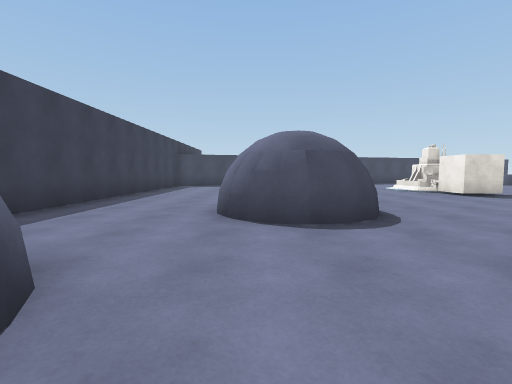
view 1 (above)

24 first-person views from a walk through a 3-D level made in the Unity game engine. The camera is 1.2 m above the floor, tilts 4° down and sees 85° across. The floor is counted in squares, 2 m on a side. Each view is taken from the middle of a square. On the plan, view 1 faces up. The plan holds only what a view shows up to about 9 squares ahead; the rest is blank. The place goes on beyond the plan. Surface patterns are stand-ins for the level's own textures.

view 2
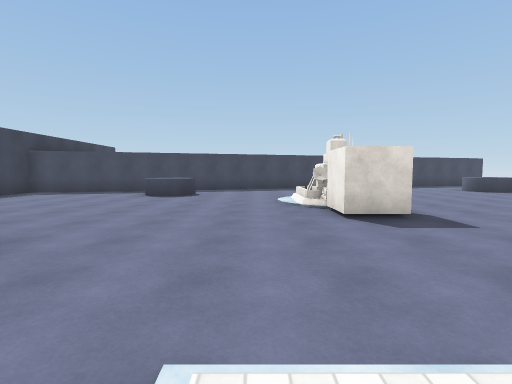

view 3
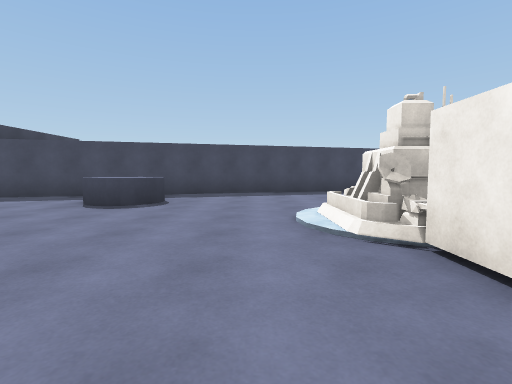

view 4
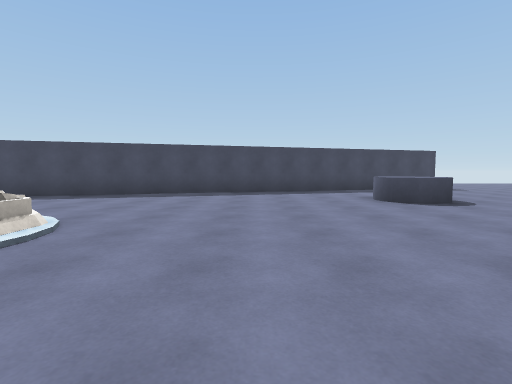

view 5
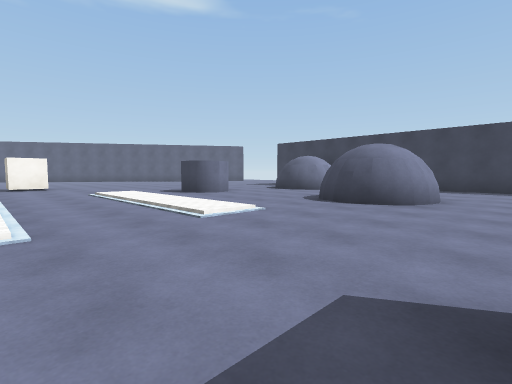

view 6
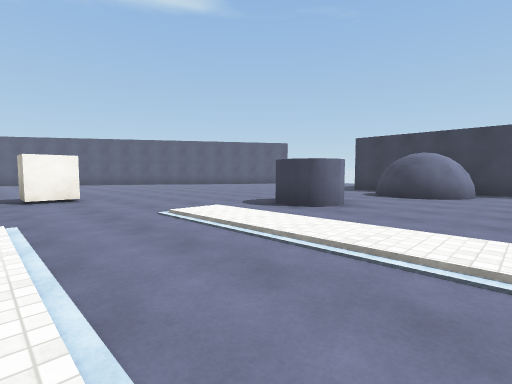

view 7
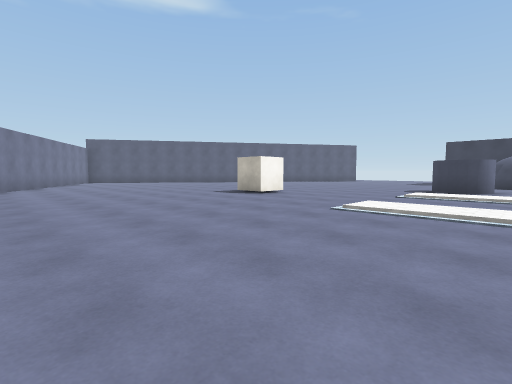

view 8
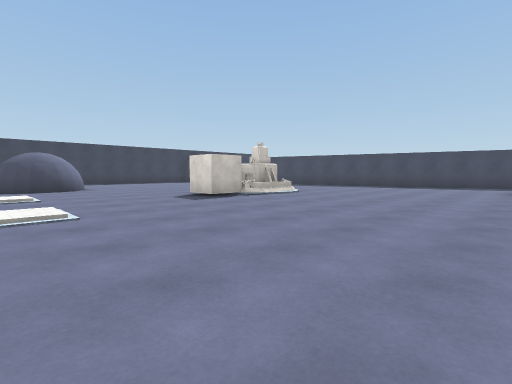

view 9
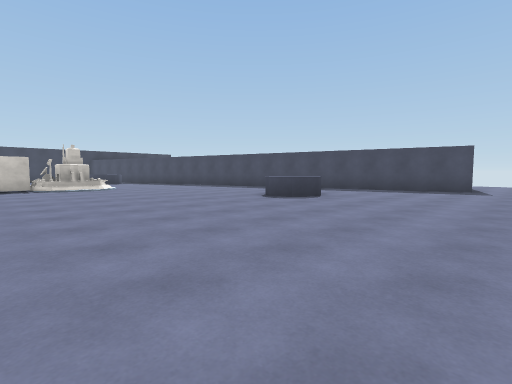

view 10
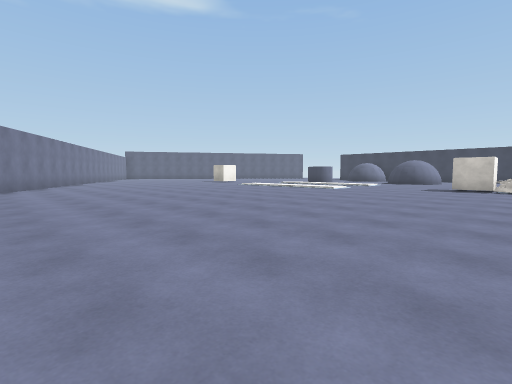

view 11
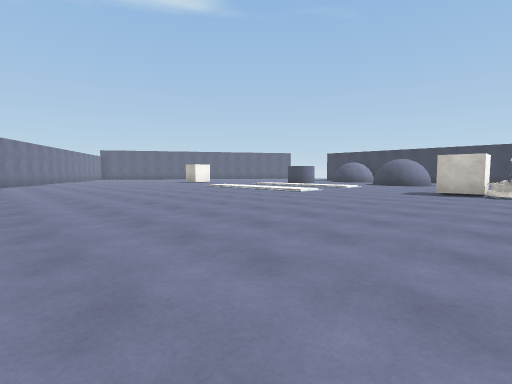

view 12
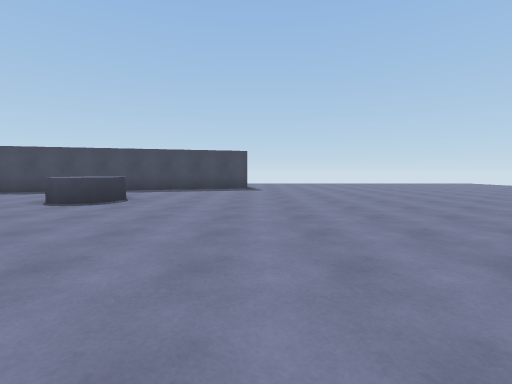

view 13
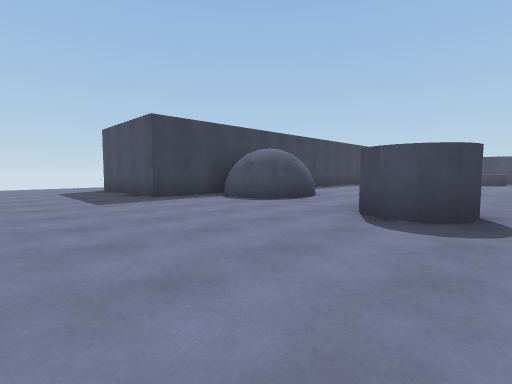

view 14
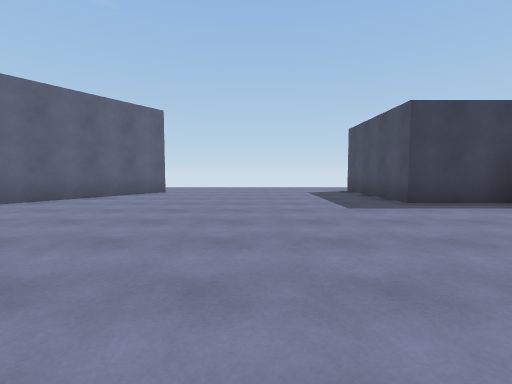

view 15
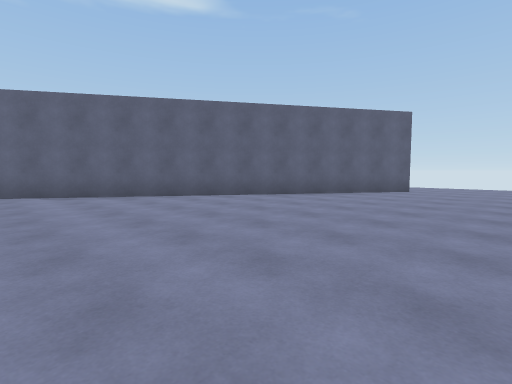

view 16
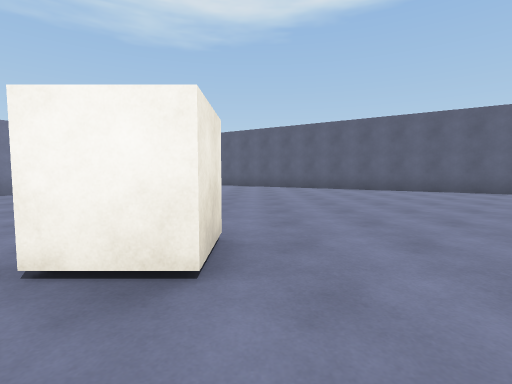

view 17
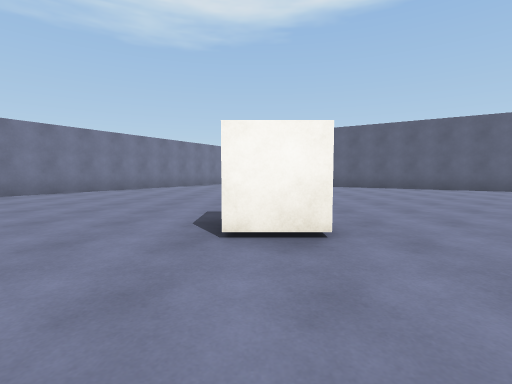

view 18
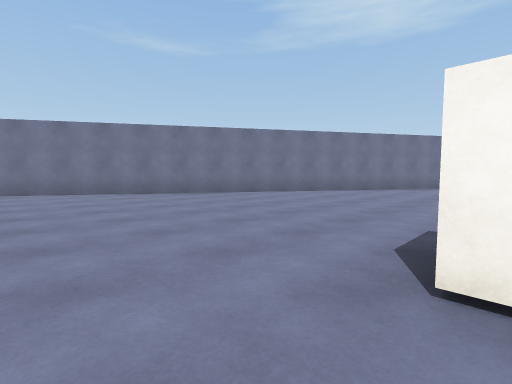

view 19
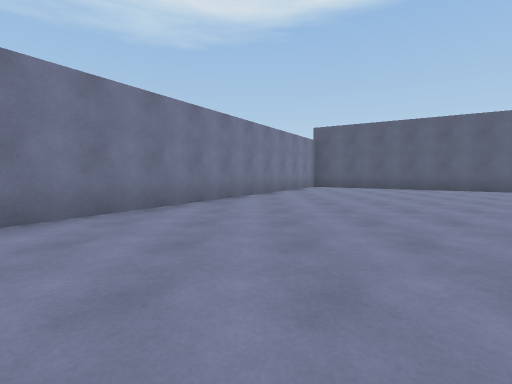

view 20
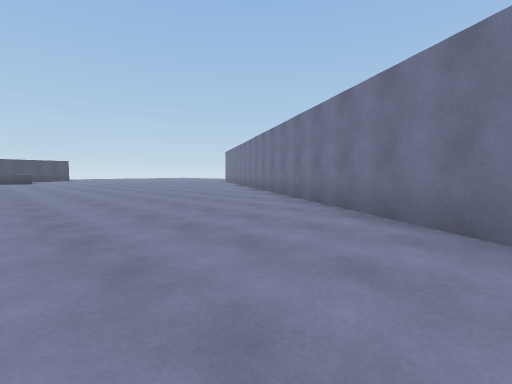

view 21
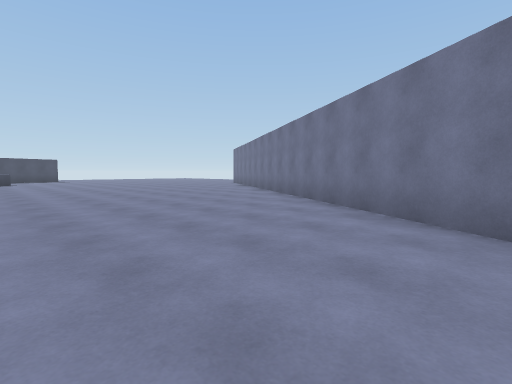

view 22
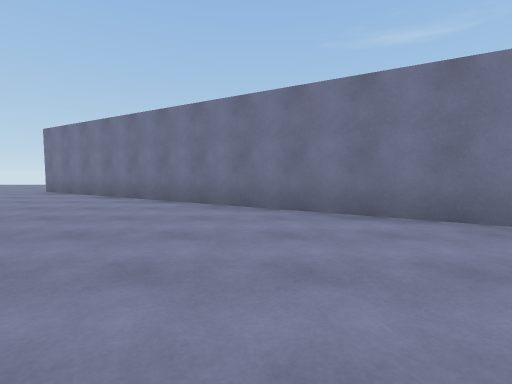

view 23
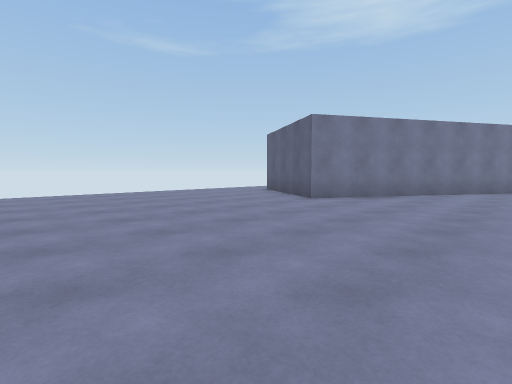

view 24
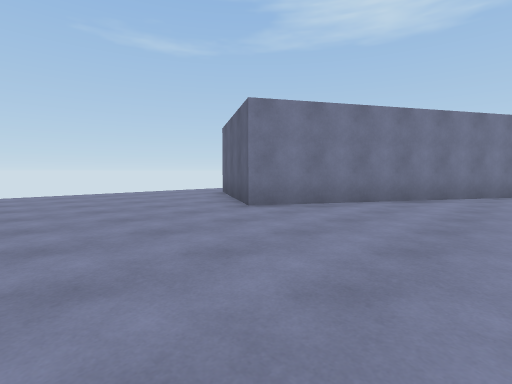

### Floor plan
Key: @ floor where view 1 was taken; # wall or solid block; . main floor; : floor 0.25 m higher than the main floor; / step, stairs or slope; ^ raised ledge; O other object.
Columns run from 8 left of view 1 to 27 right of it. Each row starts with its distance up from view 1.
 16                ####.............
 15            #####................
 14        #####........................
 13       ##............^^..............
 12     #....^^.........................
 11     #....^..........................
 10     # .......OO.....................
  9     #........OO.....................
  8     #.........O........... ....#....
  7     #..................... ...####..
  6     #.........................#
  5     #...##...................##
  4     #...##..//.//...........##
  3     #.......:/.:/...........#
  2     #.......:/.: ..........##
  1     ####....:/.:/..........#
  0     ###.@.#.:/.:/.........##
 -1     #.....#.:/.:/........##
 -2  ####....................#
 -3 ........................##
 -4 ........................#
 -5  .............O........##
 -6 ......................##
 -7 ......................#
 -8  .#..................##
 -9   ##.................#
-10    ###..............##
-11      ##............##
-12       ###..........#
-13         ###.......##
-14           ##......#

Positions as (right, up) in squares from view 1, and headings:
1: (0, 0), facing up
2: (4, 3), facing up
3: (4, 6), facing up
4: (9, 7), facing up
5: (7, 7), facing down-left
6: (7, 3), facing down-left
7: (12, 1), facing down-left
8: (12, 3), facing up-left
9: (17, 7), facing up-left
10: (17, 9), facing down-left
11: (15, 9), facing down-left
12: (16, 7), facing up
13: (3, -5), facing up-left
14: (2, -5), facing left
15: (3, -5), facing down-left
16: (5, -3), facing down
17: (6, -2), facing down
18: (6, -3), facing down-right
19: (10, -5), facing down
20: (11, -6), facing up-right
21: (12, -4), facing up-right
22: (14, 2), facing right
23: (19, 14), facing down-right
24: (19, 12), facing down-right
